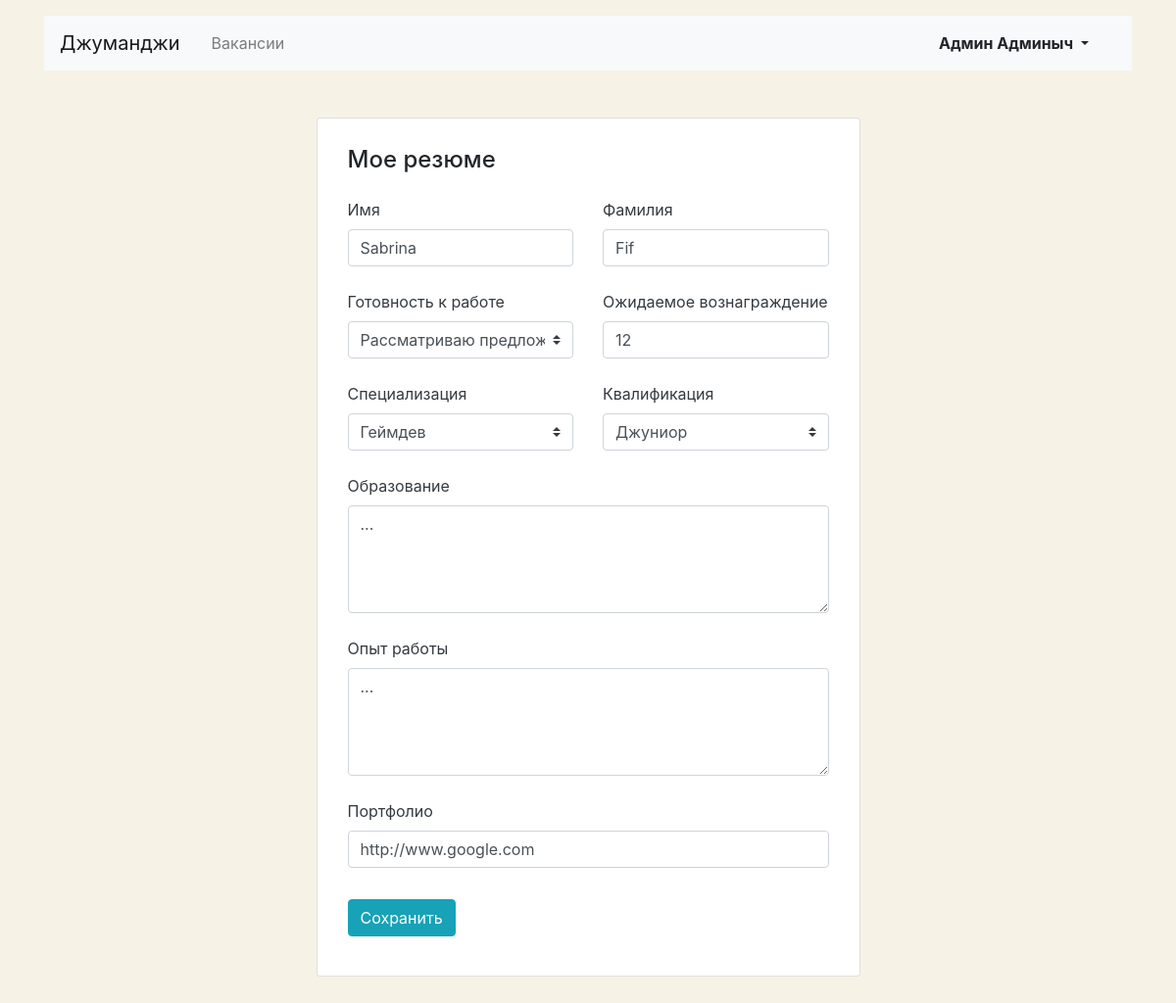
The page /myresume/ (signed in) on the database as committed earlier.
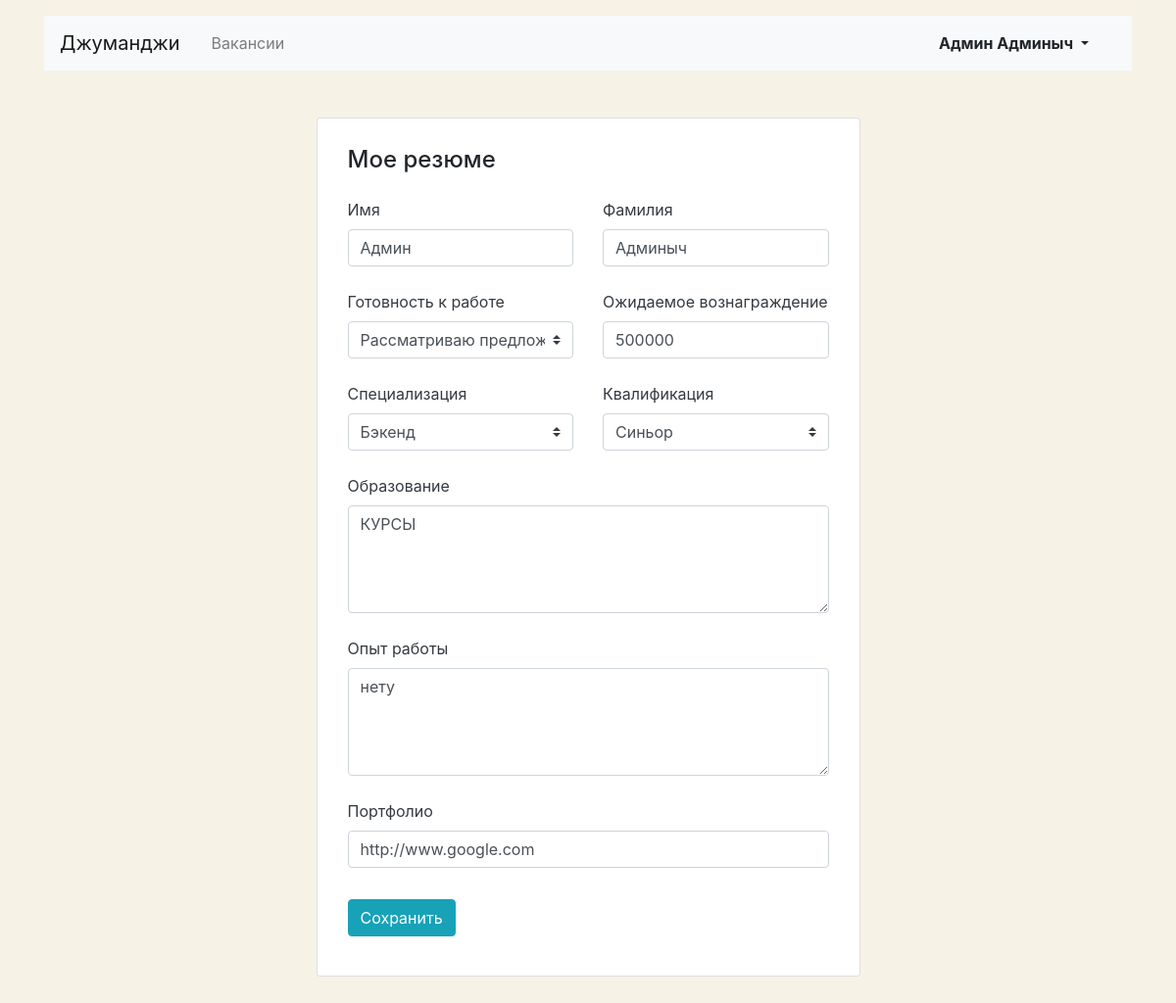
The same page on the database as committed later.
### catalog/models.py (models this page shows, shortened)
class Resume(models.Model):
    user = models.OneToOneField(User, on_delete=models.CASCADE, verbose_name='Пользователь')
    name = models.CharField(max_length=255, verbose_name='Имя')
    surname = models.CharField(max_length=255, verbose_name='Фамилия')
    status = models.CharField(
        max_length=255,
        choices=[
            ('not_in_search', 'Не ищу работу'),
            ('consideration', 'Рассматриваю предложения'),
            ('in_search', 'Ищу работу'),
        ],
        default='not_in_search',
        verbose_name='Готовность к работе',
    )
    salary = models.PositiveIntegerField(verbose_name='Вознаграждение')
    specialty = models.ForeignKey(
        Specialty,
        related_name='resumes',
        on_delete=models.CASCADE,
        verbose_name='Специализация',
    )
    grade = models.CharField(
        max_length=255,
        choices=[
            ('trainee', 'Стажер'),
            ('junior', 'Джуниор'),
            ('middle', 'Миддл'),
            ('senior', 'Синьор'),
            ('lead', 'Лид'),
        ],
        verbose_name='Квалификация',
    )
    education = models.TextField(verbose_name='Образование')
    experience = models.TextField(verbose_name='Опыт работы')
    portfolio = models.URLField(verbose_name='Портфолио')
    class Meta:
        verbose_name = 'резюме'
        verbose_name_plural = 'резюме'

### catalog/views.py (the view)
# urls.py: path('myresume/', views.MyResumeUpdate.as_view(), name='myresume_update'),
class MyResumeUpdate(LoginRequiredMixin, HasResumeMixin, UpdateView):
    model = Resume
    form_class = ResumeForm
    template_name = 'catalog/job_seeker/myresume.html'
    success_url = reverse_lazy('myresume_update')
    def get_object(self, queryset=None):
        if self.request.method == 'POST':
            messages.success(self.request, 'Резюме обновлено')
        return self.request.user.resume
    def get_context_data(self, *args, **kwargs):
        context = super().get_context_data(*args, **kwargs)
        msgs = [msg.message for msg in self.request._messages]
        context['msg'] = msgs[0] if msgs else ''
        context['info'] = 'Мое резюме'
        return context

### catalog/forms.py
class ResumeForm(forms.ModelForm):
    class Meta:
        model = Resume
        fields = (
            'name',
            'surname',
            'status',
            'salary',
            'specialty',
            'grade',
            'education',
            'experience',
            'portfolio',
        )
        widgets = {
            'name': forms.TextInput(attrs={'class': 'form-control'}),
            'surname': forms.TextInput(attrs={'class': 'form-control'}),
            'status': forms.Select(attrs={'class': 'custom-select mr-sm-2'}),
            'salary': forms.TextInput(attrs={'class': 'form-control'}),
            'specialty': forms.Select(attrs={'class': 'custom-select mr-sm-2'}),
            'grade': forms.Select(attrs={'class': 'custom-select mr-sm-2'}),
            'education': forms.Textarea(attrs={'class': 'form-control text-uppercase', 'rows': 4}),
            'experience': forms.Textarea(attrs={'class': 'form-control', 'rows': 4}),
            'portfolio': forms.TextInput(attrs={'class': 'form-control', 'placeholder': 'http://anylink.github.io'}),
        }
        labels = {'salary': 'Ожидаемое вознаграждение'}

### catalog/models.py (called while the page is built)
    def __str__(self):
        return self.title

### catalog/templates/catalog/job_seeker/myresume.html (shortened to what this page needs)
{% extends 'base.html' %}
{% block content %}
  <main class="container mt-3 pb-5">
    <section class="col-12 col-lg-6 offset-lg-3 mt-5 card">
      <div class="card-body px-3 pb-4">
        {% if info == 'Начнем' %}
          <h1 class="h4 pt-2">Мое резюме</h1>
          <p class="mt-2">У вас нет резюме. Хотите создать его?</p>
          <a href="{% url 'myresume_create' %}" class="btn btn-info mb-2">Создать резюме</a>
        {% else %}
          <h1 class="h4 pt-2 pb-3">Мое резюме</h1>
          {% include 'catalog/job_seeker/includes/myresume_form.html' %}
        {% endif %}
      </div>
    </section>
  </main>
{% endblock %}

### catalog/templates/catalog/job_seeker/includes/myresume_form.html (shortened to what this page needs)
<form action="" method="post" class="" enctype="multipart/form-data">
    <div class="row">
        <div class="col-12 col-md-6">
            <div class="form-group pb-2">
                <label class="mb-2 text-dark">{{form.name.label}}</label>
                {{form.name}}
            </div>
        </div>
        <div class="col-12 col-md-6">
            <div class="form-group pb-2">
                <label class="mb-2 text-dark">{{form.surname.label}}</label>
                {{form.surname}}
            </div>
        </div>
    </div>
    <div class="row">
        <div class="col-12 col-md-6">
            <div class="form-group pb-2">
                <label class="mb-2 text-dark">{{form.status.label}}</label>
                {{form.status}}
            </div>
        </div>
        <div class="col-12 col-md-6">
            <div class="form-group pb-2">
                <label class="mb-2 text-dark">{{form.salary.label}}</label>
                {{form.salary}}
            </div>
        </div>
    </div>
    <div class="row">
        <div class="col-12 col-md-6">
            <div class="form-group pb-2">
                <label class="mb-2 text-dark">{{form.specialty.label}}</label>
                {{form.specialty}}
            </div>
        </div>
         <div class="col-12 col-md-6">
            <div class="form-group pb-2">
                <label class="mb-2 text-dark">{{form.grade.label}}</label>
                {{form.grade}}
            </div>
        </div>
    </div>
    <div class="form-group pb-2">
        <label class="mb-2 text-dark">{{form.education.label}}</label>
        {{form.education}}
    </div>
    <div class="form-group pb-2">
        <label class="mb-2 text-dark">{{form.experience.label}}</label>
        {{form.experience}}
    </div>
    <div class="form-group pb-3">
        <label class="mb-2 text-dark">{{form.portfolio.label}}</label>
        {{form.portfolio}}
    </div>
    <div class="form-group">
        <input type="submit" class="btn btn-info" value="Сохранить">
    </div>
</form>

Rows that differ between the two databases and show on the page:
removed Resume: name "Sabrina", surname "Fif", status "Рассматриваю предложения", salary "12", specialty "Геймдев", grade "Джуниор", education "...", experience "...", portfolio "http://www.google.com"
added Resume: name "Админ", surname "Админыч", status "Рассматриваю предложения", salary "500000", specialty "Бэкенд", grade "Синьор", education "курсы", experience "нету", portfolio "http://www.google.com"
